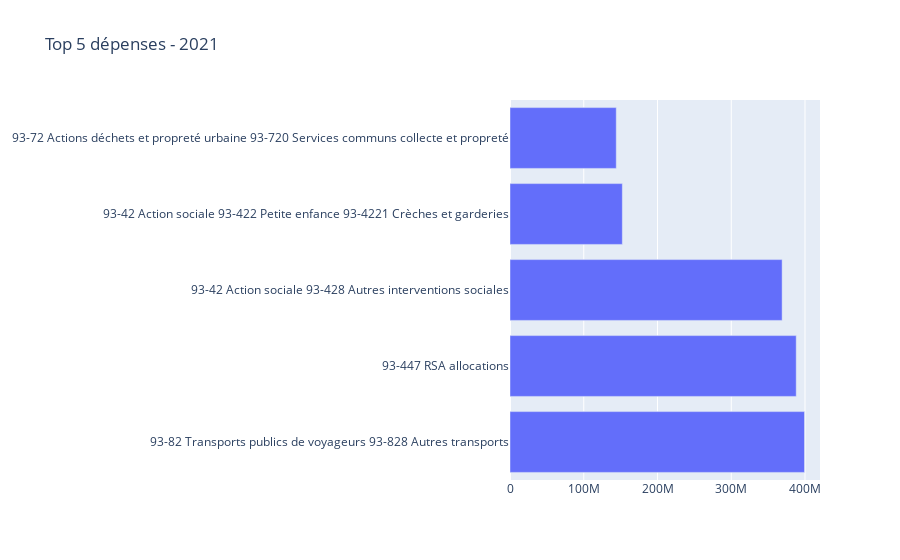

The cell this chart's notebook holds for it:
### Code cell
n = 5
year = 2021
top_depense_year_fonct = deprec.top_n(section=section_name, type_operation="Dépense", annee=year, n=n)
title = f"Top {n} dépenses - {year}"
bar_chart(top_depense_year_fonct, x="Valeur",y="Nom_Colonne",split=None, orient="h", title=title, hover="Libellé").show()

### Figure 1 — Plotly figure (JSON) as saved in the notebook; plotly's stock layout.template omitted (floating-point values rounded to 4 significant figures)
{"data": [{"hovertext": ["Autres contributions obligatoires", "RSA - Vers. allocations forfaitaires", "Subv. fonct. CCAS", "Rémunération principale titulaires", "Rémunération principale titulaires"], "orientation": "h", "type": "bar", "x": [399300000.0, 388100000.0, 369000000, 152300000.0, 144100000.0], "y": ["93-82 Transports publics de voyageurs 93-828 Autres transports", "93-447 RSA allocations", "93-42 Action sociale 93-428 Autres interventions sociales", "93-42 Action sociale 93-422 Petite enfance 93-4221 Crèches et garderies", "93-72 Actions déchets et propreté urbaine 93-720 Services communs collecte et propreté"]}], "layout": {"barmode": "group", "title": {"text": "Top 5 dépenses - 2021"}}}
